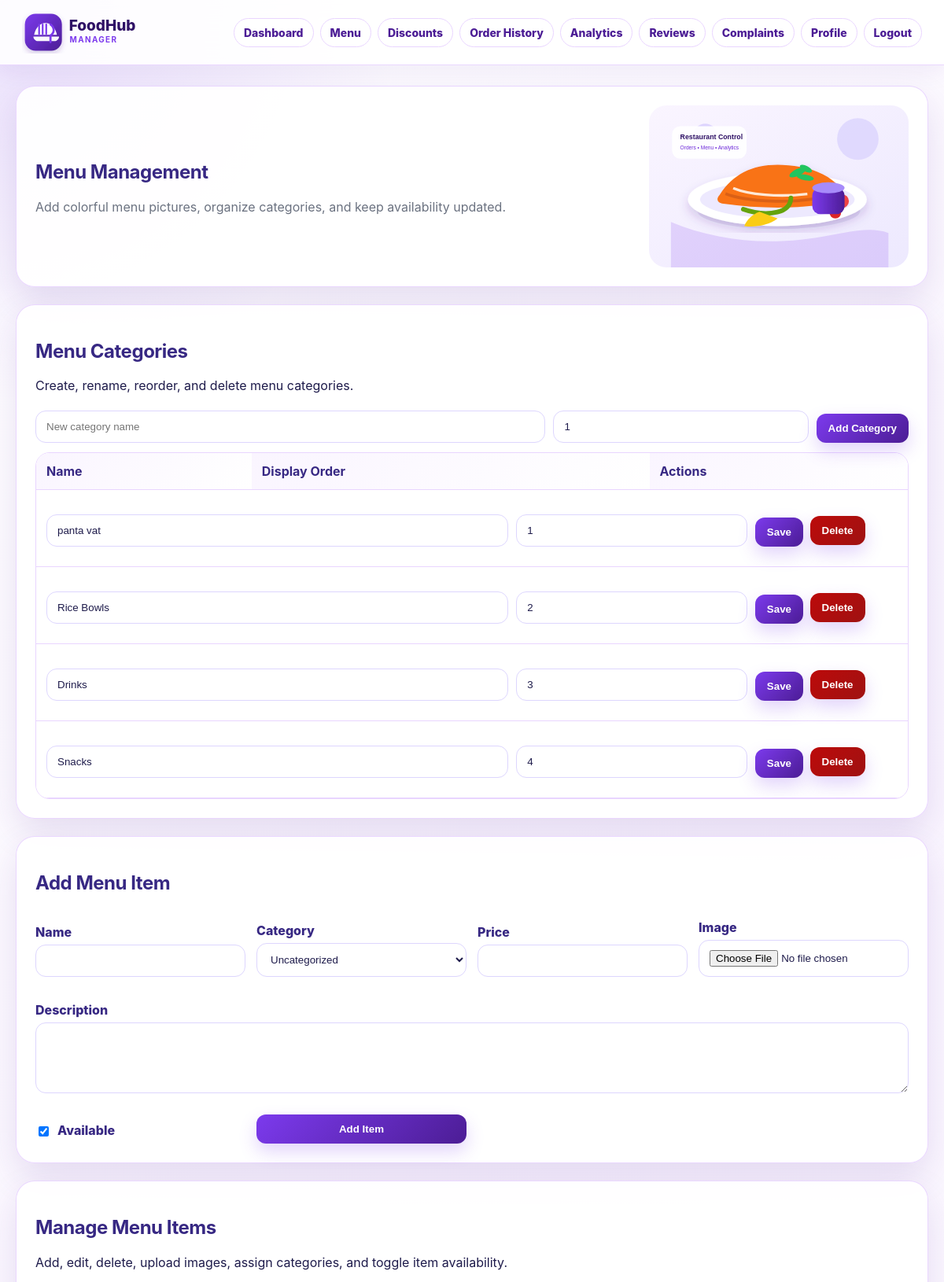
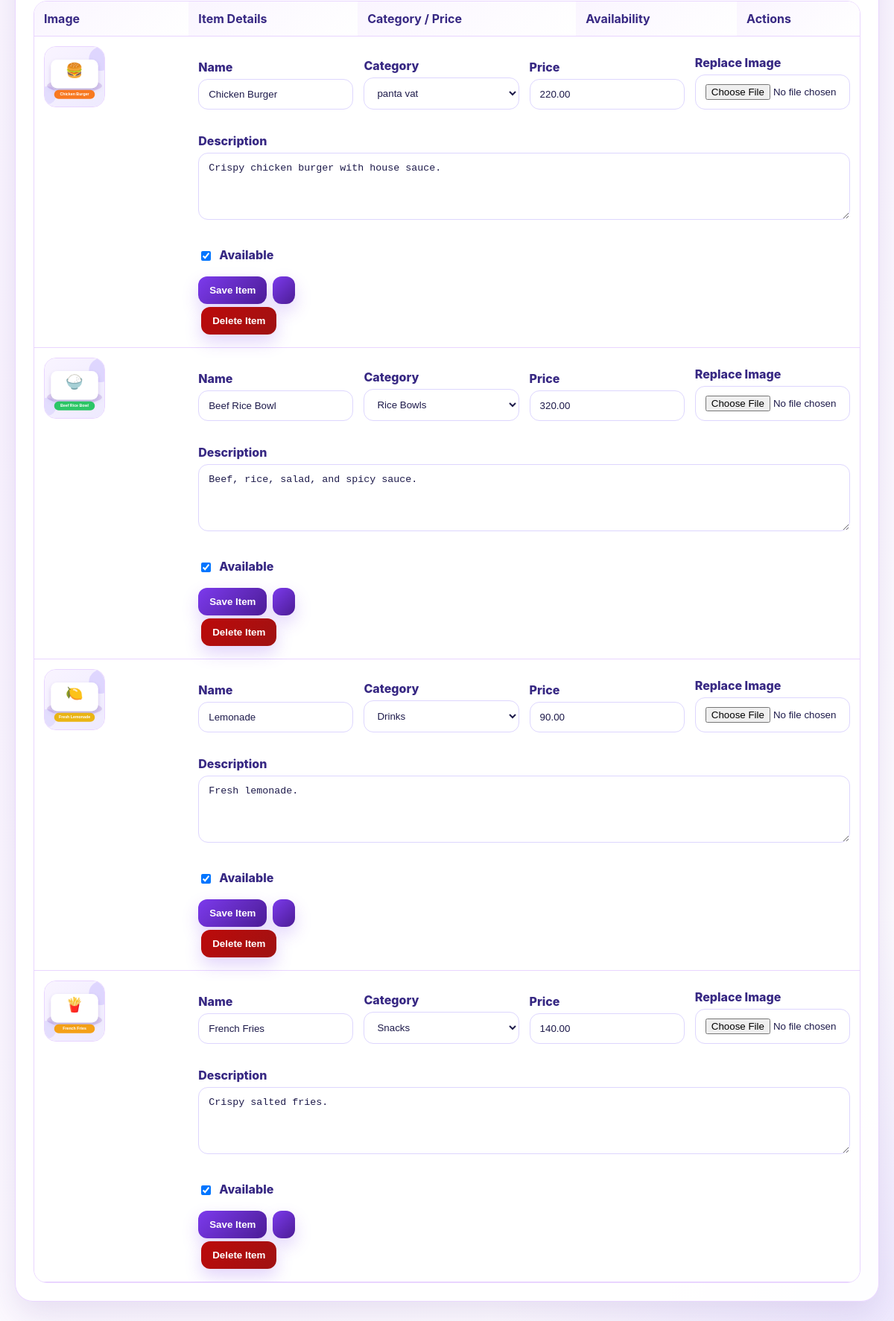
/public/index.php?route=menu (signed in), run on the app's committed database (2 pictures, top to bottom).
### tables this page shows
CREATE TABLE menu_categories (
    id INT AUTO_INCREMENT PRIMARY KEY,
    restaurant_id INT NOT NULL,
    name VARCHAR(100) NOT NULL,
    display_order INT DEFAULT 0,
    CONSTRAINT fk_categories_restaurant FOREIGN KEY (restaurant_id) REFERENCES restaurants(id) ON DELETE CASCADE
);

CREATE TABLE menu_items (
    id INT AUTO_INCREMENT PRIMARY KEY,
    restaurant_id INT NOT NULL,
    category_id INT,
    name VARCHAR(140) NOT NULL,
    description TEXT,
    price DECIMAL(10,2) NOT NULL,
    image_path VARCHAR(255),
    is_available TINYINT(1) DEFAULT 1,
    created_at TIMESTAMP DEFAULT CURRENT_TIMESTAMP,
    CONSTRAINT fk_items_restaurant FOREIGN KEY (restaurant_id) REFERENCES restaurants(id) ON DELETE CASCADE,
    CONSTRAINT fk_items_category FOREIGN KEY (category_id) REFERENCES menu_categories(id) ON DELETE SET NULL
);

### app/controllers/DashboardController.php (called while the page is built, shortened)
<?php
require_once __DIR__ . '/../core/Auth.php';
require_once __DIR__ . '/../models/RestaurantManagerModel.php';
class DashboardController {
    private RestaurantManagerModel $model;
    public function __construct() {
        $this->model = new RestaurantManagerModel();
    }
    private function restaurant(): array {
        $restaurant = $this->model->restaurantByManager(Auth::user()['id']);
        return $restaurant;
    }
    public function menu(): void {
        $restaurant = $this->restaurant();
        $items = $this->model->menuItems((int)$restaurant['id']);
        $categories = $this->model->categories((int)$restaurant['id']);
        require __DIR__ . '/../views/menu.php';
    }
}

### app/core/Auth.php (called while the page is built, shortened)
<?php
require_once __DIR__ . '/Database.php';
class Auth {
    public static function user(): ?array {
        return $_SESSION['user'] ?? null;
    }
}

### app/core/Database.php (called while the page is built, shortened)
<?php
class Database {
    private static ?mysqli $connection = null;
    public static function connect(): mysqli {
        if (self::$connection === null) {
            self::$connection = new mysqli(DB_HOST, DB_USER, DB_PASS, DB_NAME);
            self::$connection->set_charset('utf8mb4');
        }
        return self::$connection;
    }
}

### app/models/RestaurantManagerModel.php (called while the page is built, shortened)
<?php
require_once __DIR__ . '/../core/Database.php';
class RestaurantManagerModel {
    private mysqli $db;
    public function __construct() {
        $this->db = Database::connect();
    }
    public function restaurantByManager(int $managerId): ?array {
        $stmt = $this->db->prepare("SELECT * FROM restaurants WHERE manager_id = ? LIMIT 1");
        $stmt->bind_param('i', $managerId);
        $stmt->execute();
        return $stmt->get_result()->fetch_assoc() ?: null;
    }
    public function menuItems(int $restaurantId): array {
        $stmt = $this->db->prepare("\n            SELECT mi.*, mc.name AS category_name\n            FROM menu_items mi\n            LEFT JOIN menu_categories mc ON mc.id = mi.category_id\n            WHERE mi.restaurant_id = ?\n            ORDER BY mc.display_order, mi.name\n        ");
        $stmt->bind_param('i', $restaurantId);
        $stmt->execute();
        return $stmt->get_result()->fetch_all(MYSQLI_ASSOC);
    }
    public function categories(int $restaurantId): array {
        $stmt = $this->db->prepare("SELECT * FROM menu_categories WHERE restaurant_id = ? ORDER BY display_order, name");
        $stmt->bind_param('i', $restaurantId);
        $stmt->execute();
        return $stmt->get_result()->fetch_all(MYSQLI_ASSOC);
    }
}

### app/views/menu.php (the view, shortened to what this page needs)
<?php require __DIR__ . '/partials/header.php'; ?>
<section class="panel page-banner">
    <div>
        <h2>Menu Management</h2>
        <p class="muted">Add colorful menu pictures, organize categories, and keep availability updated.</p>
    </div>
    <img src="assets/images/hero-food.svg" alt="Menu Management illustration">
</section>
<section class="panel">
    <h2>Menu Categories</h2>
    <p>Create, rename, reorder, and delete menu categories.</p>
    <form method="post" action="index.php?route=category_save" class="inline-form">
        <input name="name" placeholder="New category name" required>
        <input type="number" name="display_order" placeholder="Order" value="1">
        <button type="submit">Add Category</button>
    </form>
    <div class="table-wrap">
        <table>
            <thead><tr><th>Name</th><th>Display Order</th><th>Actions</th></tr></thead>
            <tbody>
                <?php foreach ($categories as $category): ?>
                    <tr>
                        <td colspan="3">
                            <form method="post" action="index.php?route=category_save" class="table-form">
                                <input name="name" value="<?= htmlspecialchars($category['name']) ?>" required>
                                <input type="number" name="display_order" value="<?= (int)$category['display_order'] ?>">
                                <button type="submit">Save</button>
                            </form>
                            <form method="post" action="index.php?route=category_delete" class="delete-form" onsubmit="return confirm('Delete this category? Items will become uncategorized.');">
                                <button class="danger" type="submit">Delete</button>
                            </form>
                        </td>
                    </tr>
                <?php endforeach; ?>
            </tbody>
        </table>
    </div>
</section>
<section class="panel">
    <h2>Add Menu Item</h2>
    <form method="post" enctype="multipart/form-data" action="index.php?route=menu_item_save" class="form-grid">
        <label>Name<input name="name" required></label>
        <label>Category
            <select name="category_id">
                <option value="">Uncategorized</option>
            </select>
        </label>
        <label>Price<input type="number" step="0.01" name="price" required></label>
        <label>Image<input type="file" name="image" accept="image/*"></label>
        <label class="wide">Description<textarea name="description"></textarea></label>
        <label class="checkbox"><input type="checkbox" name="is_available" checked> Available</label>
        <button type="submit">Add Item</button>
    </form>
</section>
<section class="panel">
    <h2>Manage Menu Items</h2>
    <p>Add, edit, delete, upload images, assign categories, and toggle item availability.</p>
    <div class="table-wrap">
        <table>
            <thead>
                <tr>
                    <th>Image</th>
                    <th>Item Details</th>
                    <th>Category / Price</th>
                    <th>Availability</th>
                    <th>Actions</th>
                </tr>
            </thead>
            <tbody>
                <?php foreach ($items as $item): ?>
                    <tr>
                        <td>
                            <img src="<?= htmlspecialchars(!empty($item['image_path']) ? $item['image_path'] : 'assets/images/hero-food.svg') ?>" class="thumb" alt="Menu item">
                        </td>
                        <td colspan="4">
                            <form method="post" enctype="multipart/form-data" action="index.php?route=menu_item_save" class="item-edit-form">
                                <div class="form-grid compact-grid">
                                    <label>Name<input name="name" value="<?= htmlspecialchars($item['name']) ?>" required></label>
                                    <label>Category
                                        <select name="category_id">
                                            <?php foreach ($categories as $category): ?>
                                                <option value="<?= (int)$category['id'] ?>" <?= (int)$item['category_id'] === (int)$category['id'] ? 'selected' : '' ?>><?= htmlspecialchars($category['name']) ?></option>
                                            <?php endforeach; ?>
                                        </select>
                                    </label>
                                    <label>Price<input type="number" step="0.01" name="price" value="<?= htmlspecialchars($item['price']) ?>" required></label>
                                    <label>Replace Image<input type="file" name="image" accept="image/*"></label>
                                    <label class="wide">Description<textarea name="description"><?= htmlspecialchars($item['description']) ?></textarea></label>
                                    <label class="checkbox"><input type="checkbox" name="is_available" <?= $item['is_available'] ? 'checked' : '' ?>> Available</label>
                                </div>
                                <div class="actions">
                                    <button type="submit">Save Item</button>
                                    <button type="button" onclick="toggleMenuItem(<?= (int)$item['id'] ?>)"></button>
                                </div>
                            </form>
                            <form method="post" action="index.php?route=menu_item_delete" class="delete-form" onsubmit="return confirm('Delete this menu item?');">
                                <button class="danger" type="submit">Delete Item</button>
                            </form>
                        </td>
                    </tr>
                <?php endforeach; ?>
            </tbody>
        </table>
    </div>
</section>
<?php require __DIR__ . '/partials/footer.php'; ?>

### public/index.php (shortened to what this page needs)
<?php
require_once __DIR__ . '/../app/controllers/LoginController.php';
require_once __DIR__ . '/../app/controllers/DashboardController.php';
$route = $_GET['route'] ?? 'login';
try {
    switch ($route) {
        case 'menu':
            (new DashboardController())->menu();
            break;
    }
} catch (Throwable $e) {
    http_response_code(500);
    echo '<h1>Application Error</h1><p>' . htmlspecialchars($e->getMessage()) . '</p>';
}

### app/views/partials/header.php (shortened to what this page needs)
<?php $user = Auth::user(); ?>
<!doctype html>
<html lang="en">
<head>
    <link rel="stylesheet" href="assets/css/style.css">
</head>
<body>
<header class="topbar">
    <a href="index.php?route=dashboard" class="brand" aria-label="FoodHub Manager dashboard">
        <img src="assets/images/brand-logo.svg" alt="FoodHub Manager logo">
    </a>
    <?php if ($user): ?>
        <nav>
            <a href="index.php?route=dashboard">Dashboard</a>
            <a href="index.php?route=menu">Menu</a>
            <a href="index.php?route=discounts">Discounts</a>
            <a href="index.php?route=order_history">Order History</a>
            <a href="index.php?route=analytics">Analytics</a>
            <a href="index.php?route=reviews">Reviews</a>
            <a href="index.php?route=complaints">Complaints</a>
            <a href="index.php?route=profile">Profile</a>
            <a href="index.php?route=logout">Logout</a>
        </nav>
    <?php endif; ?>
</header>
<main class="container">

### app/views/partials/footer.php (shortened to what this page needs)
</main>
</body>
</html>

### public/assets/css/style.css (style rules this page uses)
:root { --purple-950: #372883; --purple-900: #3b0764; --purple-800: #4c1d95; --purple-700: #7174a4; --purple-600: #7c3aed; --purple-500: #8b5cf6; --purple-100: #ede9fe; --purple-50: #faf5ff; --white: #ffffff; --ink: #1e1b4b; --muted: #6b7280; --line: #e9d5ff; --success: #16a34a; --danger: #dc2626; --shadow: 0 18px 45px rgba(76, 29, 149, .13); }
* { box-sizing: border-box; }
body { margin: 0; font-family: Inter, "Segoe UI", Arial, Helvetica, sans-serif; background: radial-gradient(circle at top left, rgba(124, 58, 237, .16), transparent 32rem), radial-gradient(circle at bottom right, rgba(167, 139, 250, .18), transparent 34rem), linear-gradient(135deg, #fff 0%, #faf5ff 48%, #ffffff 100%); color: var(--ink); min-height: 100vh; }
a { color: inherit; text-decoration: none; }
img { max-width: 100%; }
.topbar { position: sticky; top: 0; z-index: 10; background: rgba(255, 255, 255, .88); backdrop-filter: blur(18px); border-bottom: 1px solid rgba(233, 213, 255, .95); box-shadow: 0 8px 30px rgba(76, 29, 149, .08); color: var(--purple-950); padding: 14px 28px; display: flex; justify-content: space-between; align-items: center; gap: 20px; }
.brand { display: flex; align-items: center; gap: 14px; min-width: 230px; }
.brand img { width: 190px; height: auto; display: block; }
.topbar nav { display: flex; gap: 8px; flex-wrap: wrap; justify-content: flex-end; }
.topbar nav a { background: #fff; border: 1px solid var(--line); color: var(--purple-800); padding: 9px 12px; border-radius: 999px; font-size: 14px; font-weight: 800; transition: .2s ease; }
.container { max-width: 1260px; margin: 26px auto; padding: 0 20px; }
.hero, .panel, .card, .login-card, .auth-visual { background: rgba(255,255,255,.92); border: 1px solid rgba(233, 213, 255, .95); border-radius: 24px; box-shadow: var(--shadow); }
.panel { padding: 24px; margin-bottom: 22px; }
.panel h2, .panel h3 { color: var(--purple-950); letter-spacing: -.02em; }
button, .button { border: none; padding: 11px 15px; background: linear-gradient(135deg, var(--purple-600), var(--purple-800)); color: white; border-radius: 12px; cursor: pointer; font-weight: 800; box-shadow: 0 10px 22px rgba(124, 58, 237, .22); }
button.danger { background: linear-gradient(135deg, #bc0a0a, #9f1212); }
.actions { display: flex; gap: 8px; flex-wrap: wrap; margin-top: 12px; }
.table-wrap { overflow-x: auto; border-radius: 18px; border: 1px solid var(--line); }
table { width: 100%; border-collapse: collapse; background: white; }
th, td { padding: 13px; border-bottom: 1px solid var(--line); text-align: left; vertical-align: top; }
th { background: linear-gradient(135deg, var(--purple-50), #fff); color: var(--purple-950); }
label { display: block; margin: 12px 0 6px; font-weight: 800; color: var(--purple-950); }
input, textarea, select { width: 100%; padding: 12px 13px; border: 1px solid #ddd6fe; border-radius: 13px; margin-top: 6px; background: #fff; color: var(--ink); outline: none; }
textarea { min-height: 90px; }
.form-grid { display: grid; grid-template-columns: repeat(auto-fit, minmax(240px, 1fr)); gap: 14px; align-items: end; }
.compact-grid { grid-template-columns: repeat(auto-fit, minmax(190px, 1fr)); }
.form-grid .wide { grid-column: 1 / -1; }
.checkbox { display: flex; gap: 8px; align-items: center; }
.checkbox input { width: auto; }
.inline-form, .table-form { display: grid; grid-template-columns: 2fr 1fr auto; gap: 10px; align-items: end; margin: 12px 0; }
.table-form { grid-template-columns: 2fr 1fr auto; display: inline-grid; width: calc(100% - 120px); }
.delete-form, .inline-small { display: inline-block; margin: 4px; }
.item-edit-form { width: 100%; }
.thumb { width: 82px; height: 82px; object-fit: cover; border-radius: 16px; border: 1px solid var(--line); background: #fff; }
.muted { color: var(--muted); }
.page-banner { display: grid; grid-template-columns: 1fr minmax(220px, 330px); align-items: center; gap: 20px; margin-bottom: 22px; }
.page-banner img { border-radius: 22px; }

### data on the page
menu_categories: name "panta vat", display_order "1"
menu_categories: name "Rice Bowls", display_order "2"
menu_categories: name "Drinks", display_order "3"
menu_categories: name "Snacks", display_order "4"
menu_items: image_path (picture), name "Chicken Burger", category_id "panta vat", price "220.00", description "Crispy chicken burger with house sauce.", is_available "☑"
menu_items: image_path (picture), name "Beef Rice Bowl", category_id "Rice Bowls", price "320.00", description "Beef, rice, salad, and spicy sauce.", is_available "☑"
menu_items: image_path (picture), name "Lemonade", category_id "Drinks", price "90.00", description "Fresh lemonade.", is_available "☑"
menu_items: image_path (picture), name "French Fries", category_id "Snacks", price "140.00", description "Crispy salted fries.", is_available "☑"
